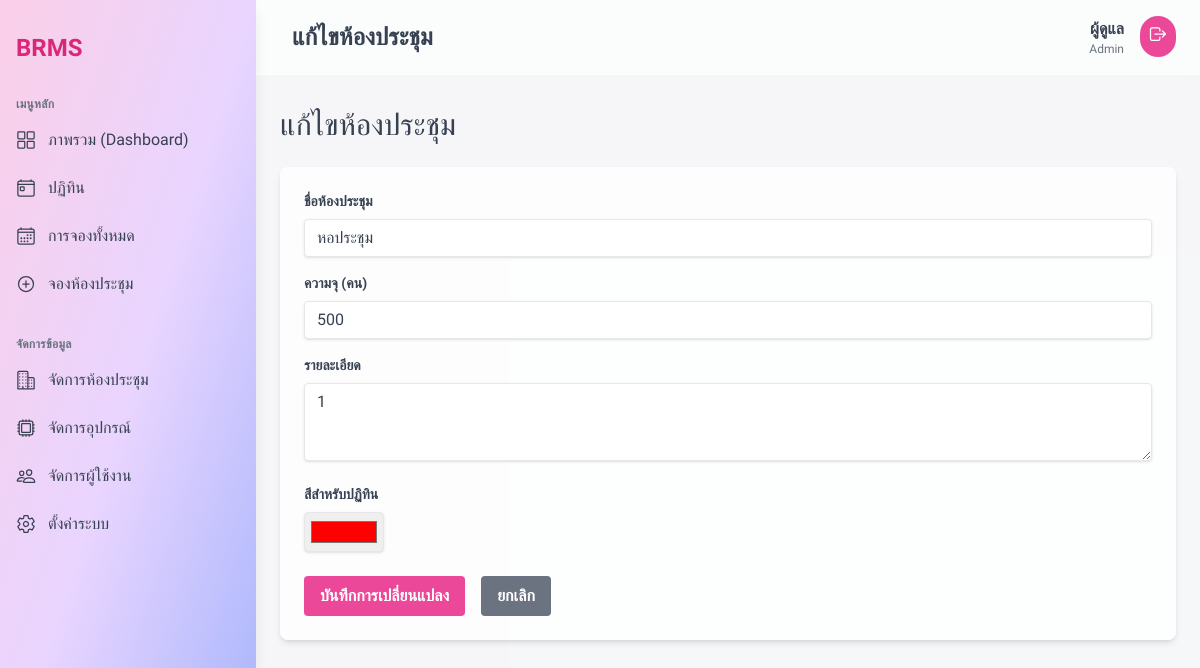
The page /roomcontroller/edit/1 (signed in) on the database its author committed.
### tables this page shows
CREATE TABLE `rooms` (
  `id` int NOT NULL,
  `name` varchar(255) NOT NULL,
  `capacity` int NOT NULL,
  `description` text,
  `created_at` timestamp NOT NULL DEFAULT CURRENT_TIMESTAMP,
  `updated_at` timestamp NOT NULL DEFAULT CURRENT_TIMESTAMP ON UPDATE CURRENT_TIMESTAMP,
  `color` varchar(7) DEFAULT '#000000'
);

### app/core/App.php (called while the page is built, shortened)
<?php
class App {
    protected $currentMethod = 'index';
    public function __construct(){
        $url = $this->getUrl();
        if(isset($url[0]) && file_exists(APPROOT . '/controllers/' . ucwords($url[0]) . '.php')){
            unset($url[0]);
        }
        $this->currentController = new $this->currentController;
        if(isset($url[1])){
            if(method_exists($this->currentController, $url[1])){
                $this->currentMethod = $url[1];
                unset($url[1]);
            }
        }
        $this->params = $url ? array_values($url) : [];
        call_user_func_array([$this->currentController, $this->currentMethod], $this->params);
    }
    public function getUrl(){
        if(isset($_GET['url'])){
            $url = rtrim($_GET['url'], '/');
            $url = filter_var($url, FILTER_SANITIZE_URL);
            $url = explode('/', $url);
            return $url;
        }
    }
}

### public/index.php (called while the page is built, shortened)
<?php
$init = new App;

### app/core/Database.php (called while the page is built, shortened)
<?php
class Database {
    private $host = DB_HOST;
    private $user = DB_USER;
    private $pass = DB_PASS;
    private $dbname = DB_NAME;
    private $dbh;
    private $stmt;
    public function __construct(){
        $dsn = 'mysql:host=' . $this->host . ';dbname=' . $this->dbname . ';charset=utf8mb4';
        $options = array(
            PDO::ATTR_PERSISTENT => true,
            PDO::ATTR_ERRMODE => PDO::ERRMODE_EXCEPTION,
            PDO::ATTR_DEFAULT_FETCH_MODE => PDO::FETCH_OBJ
        );
        try{
            $this->dbh = new PDO($dsn, $this->user, $this->pass, $options);
        } catch(PDOException $e){
            $this->error = $e->getMessage();
            echo $this->error;
        }
    }
    public function query($sql){
        $this->stmt = $this->dbh->prepare($sql);
    }
    public function bind($param, $value, $type = null){
        if(is_null($type)){
            switch(true){
                default:
                    $type = PDO::PARAM_STR;
            }
        }
        $this->stmt->bindValue($param, $value, $type);
    }
    public function execute(){
        return $this->stmt->execute();
    }
    public function single(){
        $this->execute();
        return $this->stmt->fetch();
    }
}

### app/models/Room.php (called while the page is built, shortened)
<?php
class Room {
    private $db;
    public function __construct(){
        $this->db = new Database;
    }
    public function getRoomById($id){
        $this->db->query('SELECT * FROM rooms WHERE id = :id');
        $this->db->bind(':id', $id);
        return $this->db->single();
    }
}

### app/views/rooms/edit.php (the view, shortened to what this page needs)
<?php require APPROOT . '/views/templates/layout_admin/header.php'; ?>
<h3 class="text-gray-700 text-3xl font-medium mb-6"><?php echo $data['title']; ?></h3>
<div class="bg-white/80 backdrop-blur-sm rounded-lg shadow-md p-6">
    <form action="<?php echo URLROOT; ?>/roomcontroller/edit/<?php echo $data['id']; ?>" method="POST">
        <div class="mb-4">
            <label class="block text-gray-700 text-sm font-bold mb-2" for="name">
                ชื่อห้องประชุม
            </label>
            <input class="shadow appearance-none border <?php echo (!empty($data['name_err'])) ? 'border-red-500' : ''; ?> rounded w-full py-2 px-3 text-gray-700 leading-tight focus:outline-none focus:shadow-outline" id="name" name="name" type="text" value="<?php echo $data['room']->name; ?>">
        </div>
        <div class="mb-4">
            <label class="block text-gray-700 text-sm font-bold mb-2" for="capacity">
                ความจุ (คน)
            </label>
            <input class="shadow appearance-none border <?php echo (!empty($data['capacity_err'])) ? 'border-red-500' : ''; ?> rounded w-full py-2 px-3 text-gray-700 leading-tight focus:outline-none focus:shadow-outline" id="capacity" name="capacity" type="number" value="<?php echo $data['room']->capacity; ?>">
        </div>
        <div class="mb-4">
            <label class="block text-gray-700 text-sm font-bold mb-2" for="description">
                รายละเอียด
            </label>
            <textarea class="shadow appearance-none border rounded w-full py-2 px-3 text-gray-700 leading-tight focus:outline-none focus:shadow-outline" id="description" name="description" rows="3"><?php echo $data['room']->description; ?></textarea>
        </div>
        <div class="mb-6">
            <label class="block text-gray-700 text-sm font-bold mb-2" for="color">
                สีสำหรับปฏิทิน
            </label>
            <input class="shadow appearance-none border rounded w-20 h-10 p-1" id="color" name="color" type="color" value="<?php echo $data['room']->color; ?>">
        </div>
        <div class="flex items-center justify-start">
            <button class="bg-pink-500 hover:bg-pink-700 text-white font-bold py-2 px-4 rounded focus:outline-none focus:shadow-outline" type="submit">
                บันทึกการเปลี่ยนแปลง
            </button>
            <a href="<?php echo URLROOT; ?>/roomcontroller" class="bg-gray-500 hover:bg-gray-700 text-white font-bold py-2 px-4 rounded focus:outline-none focus:shadow-outline ml-4">
                ยกเลิก
            </a>
        </div>
    </form>
</div>
<?php require APPROOT . '/views/templates/layout_admin/footer.php'; ?>

### app/views/templates/layout_admin/header.php (style rules this page uses)
body { font-family: 'Prompt', sans-serif; }

### rows shown on the page
rooms: name "หอประชุม", capacity "500", description "1", color "#ff0000"

### other values the page prints
$data['title'] "แก้ไขห้องประชุม"
$_SESSION['user_first_name'] "ผู้ดูแล"
$_SESSION['user_role'] "Admin"
